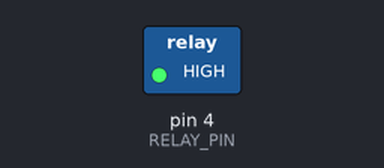
A sketch run on a simulated Arduino Uno, built with avr-gcc and run on an emulated ATmega328P. On the bench: switched loads named in the sketch (green lamp = pin HIGH). Dashed ring = blinking.

Above: at 0.02 s.
Timing chart, 0 to 3.0 s (numbered marks = the images above):
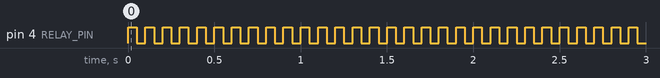

Measured:
- by itself, pin 4 (RELAY_PIN): alternates HIGH for 0.05 s and LOW for 0.05 s

The sketch:

0.1.ino
```cpp
/* (c) Crazy_Geeks, 2020
   https://vk.com/yasnolesskiy
*/

/*
    Проект: Умный обогреватель
	https://github.com/Crazy-Geeks/Heater
    Version: 0.1 (early alpha)
*/


// --- НАСТРОЙКИ --- //
#define DEBUG       1     // 1 - вкл / 0 - выкл

#define POT_ADJ     1     // регулировка потенциометром
#define BUT_ADJ     1     // регулировка кнопками
#define RELAY_LOGIC 1     // лог. уровень, при котором реле открывается

#define RESISTOR 10000    // резистор, соединенный с термистором [Ом]
#define TEMP_NOM 25       // номинальная темп-ра термистора [*C]

#define LOW_TEMP  -10     // нижний предел температуры
#define HIGH_TEMP 30      // верхний предел температуры
#define POWER 1000        // мощность нагревателя [Вт]

#define MAX_DELTA 14      // критичная разница температур

// --- НАСТРОЙКИ --- //


// --- ПИНЫ --- //
#define RELAY_PIN   4   // пин реле
#define THERMO_PIN  5   // пин термистора
#define POT_PIN     A0  // пин резистора
#define BUTTON_UP   6   // кнопка вверх
#define BUTTON_DOWN 7   // кнопка вниз
#define BUTTON_SET  8   // кнопка SET

// --- ПИНЫ --- //


// --- БИБЛИОТЕКИ ---//
#include <U8g2lib.h> // библиотека дисплея
// --- БИБЛИОТЕКИ ---//


// --- ФУНКЦИИ --- //
void scan_pins(void);   // скан пинов
float get_temp(void);   // считывание температуры
void write_relay(boolean _st, uint8_t _duty); // управление реле

// --- ФУНКЦИИ --- //


// --- СИСТ ПЕРЕМЕННЫЕ --- //
uint32_t therm_timer;           // таймер температуры
uint32_t scan_timer;            // таймер скана кнопок
uint32_t pwm_timer;             // таймер для НЧ ШИМ
boolean up_st, down_st, set_st; // состояния кнопок
int set_temp;                   // переменная регулятора темп-ры
float temp;                     // текущая температура
int err;                        // ошибка для ПИ-регулятора
float p, i;                     // переменные ПИ-регулятора
float pid;                      // сумма ПИ-регулятора

// --- СИСТ ПЕРЕМЕННЫЕ --- //


void setup() {
  p = POWER / MAX_DELTA;        // считаем Вт/градус

#if DEBUG == 1                // если включен DEBUG
  Serial.begin(9600);         // запускаем Serial порт
#endif

  pinMode(RELAY_PIN, OUTPUT);
  pinMode(THERMO_PIN, INPUT);

#if POT_ADJ == 1              // если включена настройка по потенциометру
  pinMode(POT_PIN, INPUT);
#endif
#if BUT_ADJ == 1              // если включена настройка по кнопкам
  pinMode(BUTTON_UP,   INPUT_PULLUP);
  pinMode(BUTTON_DOWN, INPUT_PULLUP);
  pinMode(BUTTON_SET,  INPUT_PULLUP);
#endif

#if POT_ADJ == 0 && BUT_ADJ == 0    // защита от дурака
  Serial.begin(9600);
  Serial.println("ПРОВЕРЬТЕ НАСТРОЙКИ POT_ADJ И BUT_ADJ");
  pinMode(LED_BUILTIN, OUTPUT);
  boolean led_st = 0;
  while (true) {                    // входим в бесконечный цикл
    digitalWrite(LED_BUILTIN, led_st);
    delay(500);
    led_st = !led_st;
  }
#endif

  pwm_timer = millis();
}

void loop() {
  //scan_pins();

  write_relay (1, 50);

}


// Считывание температуры
float get_temp(void) {
  // Взято с: https://vk.cc/ak67bf
  // Формула Стейнхарта-Харта

  int _thermistor = RESISTOR;  // нормальное сопротивление
  int _therm_nominal = TEMP_NOM;  // номинальная температура
  int B = 3950;             // коэф термистора


  int _t = analogRead(THERMO_PIN);
  float tr = 1023.0 / _t - 1;
  tr = RESISTOR / tr;

  float _temp;
  _temp = tr / _thermistor;                 // R/R0
  _temp = log(_temp);                       // ln(R/R0)
  _temp /= B;                               // 1/B * ln(R/R0)
  _temp += 1.0 / (_therm_nominal + 273.15); // + 1/T0
  _temp = 1.0 / _temp;                      // Invert
  _temp -= 273.15;                          // перевод из кельвин в цельсий

  return _temp;   // Отдаём температуру
}
// конец float temp()


// Управление реле
void write_relay(boolean _st, uint8_t _duty) {
  // _st - управляющий сигнал
  // _duty - скважность (0-100)

  /* Таблица истинности
     x - _st; y - RELAY_LOGIC; z - то, что нужно подать
     x y z
     0 0 1  - нужно 0, подаём 1
     1 0 0  - нужно 1, подаём 0
     0 1 0  - нужно 0, подаём 0
     1 1 1  - нужно 1, подаём 1

     z = x == y
  */

  boolean _signal;       // переменная сигнада
  if (_st == RELAY_LOGIC) _signal = 1; // если попали в логику
  if (_st != RELAY_LOGIC) _signal = 0; // если не попали в логику

  /* Принцип НЧ ШИМ-а:
     всего 100 мс на цикл
     _duty - длина импульса
     Если _duty - 100, то сигнал постоянен (0 или 1)
  */

  if (_duty <= 99 && _st == 1) {
    if (millis() - pwm_timer < _duty) {              // пока таймер меньше duty - открываем реле
      digitalWrite(RELAY_PIN, (boolean)RELAY_LOGIC);
    }
    if (millis() - pwm_timer >= _duty) {             // если превысили duty - закрываем реле
      digitalWrite(RELAY_PIN, !(boolean)RELAY_LOGIC);
    }
    if (millis() - pwm_timer >= 100) {               // если превысили 100 мс (период) - обнуляемся
      pwm_timer = millis();
    }
  }

  if (_duty == 100) digitalWrite(RELAY_PIN, _signal);
}
```

display_func.ino
```cpp
void show_disp(float _curr_temp, float _set_temp){


}
```

sys_func.ino
```cpp
// Скан пинов
void scan_pins(void) {
  if (millis() - scan_timer >= 100) {           // раз в 10 с читаем пины


#if POT_ADJ == 1
    set_temp = map(analogRead(POT_PIN), 0, 1023, LOW_TEMP, HIGH_TEMP);
#endif
#if BUT_ADJ == 1
    // ----- ПРОВЕРКА КНОПОК ----- //
    boolean _up   = !digitalRead(BUTTON_UP);
    boolean _down = !digitalRead(BUTTON_DOWN);
    boolean _set  = !digitalRead(BUTTON_SET);
    static boolean _up_pressed   = 0;
    static boolean _down_pressed = 0;
    static boolean _set_pressed  = 0;
    //______________________________________//
    if (_up && !_up_pressed) { // если нажали
      set_temp ++;             // увеличиваем темп-ру

      _up_pressed = 1;        // ставим заглушку
    }
    if (!_up && _up_pressed) { // если отжали
      _up_pressed = 0;        // убираем заглушку
    }
    //______________________________________//
    if (_down && !_down_pressed) { // если нажали
      set_temp--;               // уменьшаем темп-ру
      _down_pressed = 1;        // ставим заглушку
    }
    if (!_down && _down_pressed) { // если отжали
      _down_pressed = 0;        // убираем заглушку
    }
    //______________________________________//
    if (_set && !_set_pressed) { // если нажали

      _set_pressed = 1;        // ставим заглушку
    }
    if (!_set && _set_pressed) { // если отжали
      _up_pressed = 0;        // убираем заглушку
    }
    // ----- ПРОВЕРКА КНОПОК ----- //

    scan_timer = millis();         // обновление таймера
  }
#endif
  if (millis() - therm_timer >= 500) { // 2 раза в секунду читаем темп-ру
    temp = get_temp();               // читаем температуру
    therm_timer = millis();           // обновляем таймер
  }
}
```
